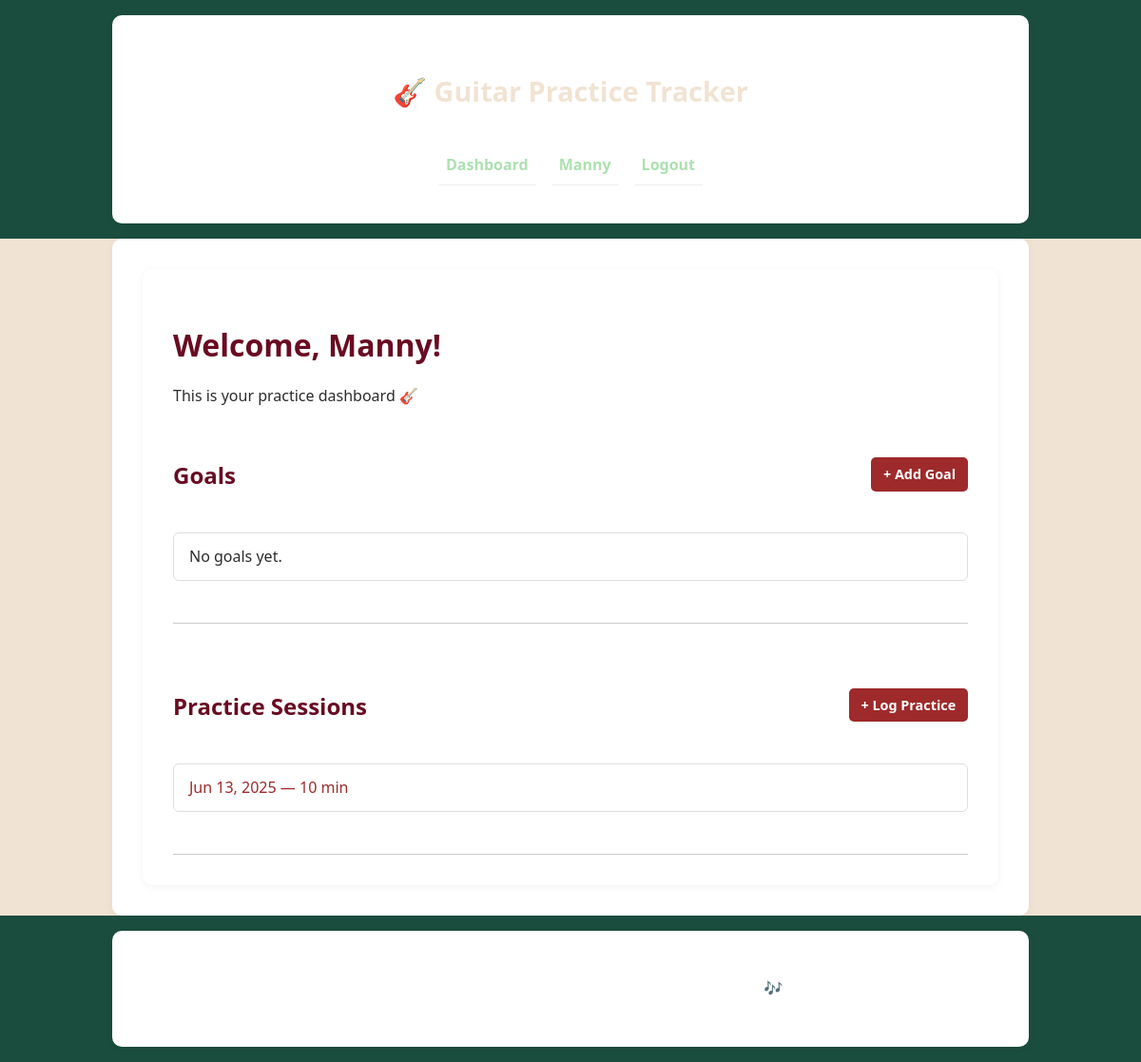
/practice/ (signed in), run on an earlier commit of the app's database.
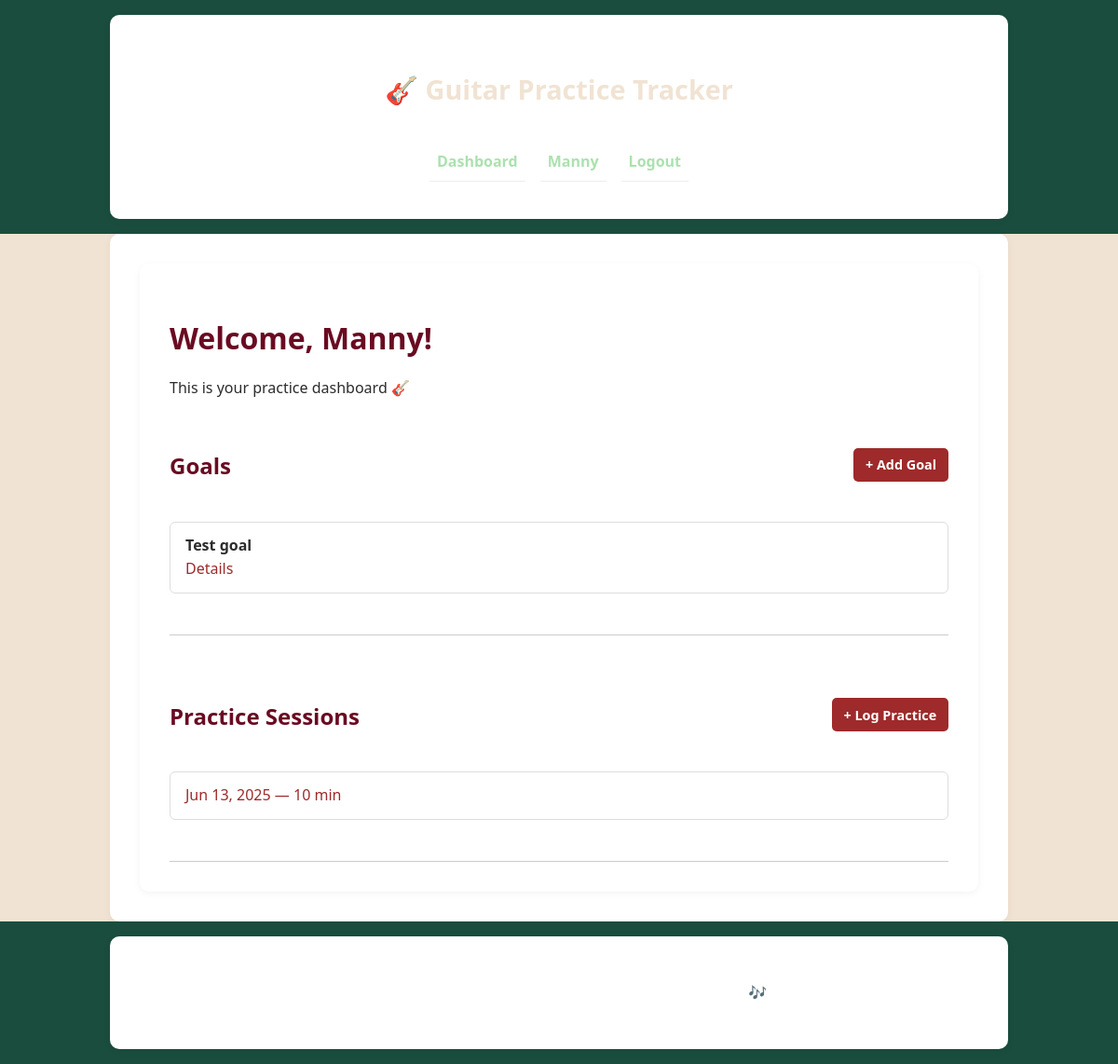
And on a later commit of the database.
### practice/models.py (models this page shows, shortened)
class PracticeSession(models.Model):
    user = models.ForeignKey(User, on_delete=models.CASCADE)
    goal = models.ForeignKey(
                            Goal,
                            on_delete=models.SET_NULL,
                            null=True,
                            blank=True,
                            related_name='sessions'
        )
    date = models.DateTimeField(default=timezone.now)
    duration = models.PositiveIntegerField(help_text="Duration in minutes")
    tempo = models.PositiveIntegerField(null=True, blank=True)
    mistakes = models.PositiveIntegerField(null=True, blank=True)
    accuracy = models.FloatField(null=True, blank=True)
    progress_percent = models.FloatField(null=True, blank=True)
    notes = models.TextField(blank=True)

class Goal(models.Model):
    user = models.ForeignKey(
        settings.AUTH_USER_MODEL,
        on_delete=models.CASCADE, related_name='goals'
    )
    title = models.CharField(max_length=100)
    description = models.TextField(blank=True)
    standard_goal = models.ForeignKey(
        StandardGoalDefinition,
        on_delete=models.SET_NULL, null=True, blank=True
    )
    created_at = models.DateTimeField(auto_now_add=True)
    target_date = models.DateField(null=True, blank=True)
    metrics = JSONField(
        null=True,
        blank=True,
        help_text='Dict of target values for selected metrics (e.g. {"tempo": 120, "mistakes": 0})'
    )
    def is_standard(self):
        return self.standard_goal is not None
    def get_metrics(self):
        if self.is_standard():
            return self.standard_goal.metrics
        return list(self.metrics.keys()) if self.metrics else []

### practice/views.py (the view)
# urls.py: path('', views.dashboard, name='dashboard'),
@login_required
def dashboard(request):
    goals = Goal.objects.filter(user=request.user).order_by('-created_at')
    sessions = PracticeSession.objects.filter(user=request.user).order_by('-date')
    return render(request, 'practice/dashboard.html', {
        'goals': goals,
        'sessions': sessions
        })

### practice/templates/practice/dashboard.html (shortened to what this page needs)
{% extends "base.html" %}
{% block content %}
<div class="container">
  <h1>Welcome, {{ user.username }}!</h1>
  <p>This is your practice dashboard 🎸</p>
  <div class="dashboard-sections">
    <section class="dashboard-section">
      <div class="section-header">
        <h2>Goals</h2>
        <a href="{% url 'create_goal' %}" class="btn-link">+ Add Goal</a>
      </div>
      <ul class="item-list">
        {% for goal in goals %}
          <li class="item-card">
            <strong>{{ goal.title }}</strong><br>
            <a href="{% url 'goal_detail' goal.id %}" class="item-link">Details</a>
          </li>
        {% empty %}
          <li class="item-card">No goals yet.</li>
        {% endfor %}
      </ul>
    </section>
    <section class="dashboard-section">
      <div class="section-header">
        <h2>Practice Sessions</h2>
        <a href="{% url 'create_session' %}" class="btn-link">+ Log Practice</a>
      </div>
      <ul class="item-list">
        {% for session in sessions %}
          <li class="item-card">
            <a href="{% url 'session_detail' session.pk %}" class="item-link">
              {{ session.date|date:"M d, Y" }} — {{ session.duration }} min
            </a>
          </li>
        {% empty %}
          <li class="item-card">No sessions logged yet.</li>
        {% endfor %}
      </ul>
    </section>
  </div>
</div>
{% endblock %}

What changed in the data, as far as the page shows it:
added Goal: title "Test goal"
Also different on the page:
text no longer shown: "No goals yet."
